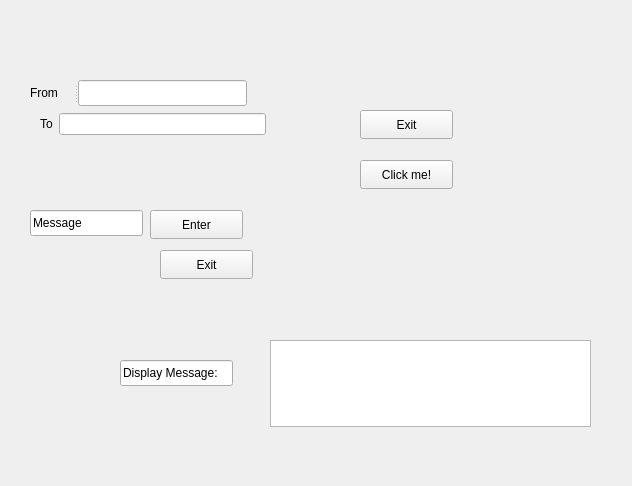
<?xml version="1.0" encoding="UTF-8"?>
<ui version="4.0">
 <class>destination</class>
 <widget class="QWidget" name="destination">
  <property name="geometry">
   <rect>
    <x>0</x>
    <y>0</y>
    <width>632</width>
    <height>486</height>
   </rect>
  </property>
  <property name="windowTitle">
   <string>Form</string>
  </property>
  <widget class="QPushButton" name="pushButton">
   <property name="geometry">
    <rect>
     <x>360</x>
     <y>160</y>
     <width>93</width>
     <height>29</height>
    </rect>
   </property>
   <property name="text">
    <string>Click me!</string>
   </property>
  </widget>
  <widget class="QPushButton" name="pushButton_2">
   <property name="geometry">
    <rect>
     <x>360</x>
     <y>110</y>
     <width>93</width>
     <height>29</height>
    </rect>
   </property>
   <property name="text">
    <string>Exit</string>
   </property>
  </widget>
  <widget class="QSplitter" name="splitter">
   <property name="geometry">
    <rect>
     <x>30</x>
     <y>80</y>
     <width>217</width>
     <height>26</height>
    </rect>
   </property>
   <property name="orientation">
    <enum>Qt::Horizontal</enum>
   </property>
   <widget class="QLabel" name="label">
    <property name="text">
     <string>From</string>
    </property>
   </widget>
   <widget class="QLineEdit" name="lineEdit_From"/>
  </widget>
  <widget class="QWidget" name="layoutWidget">
   <property name="geometry">
    <rect>
     <x>40</x>
     <y>110</y>
     <width>226</width>
     <height>28</height>
    </rect>
   </property>
   <layout class="QHBoxLayout" name="horizontalLayout">
    <item>
     <widget class="QLabel" name="label_2">
      <property name="text">
       <string>To</string>
      </property>
     </widget>
    </item>
    <item>
     <widget class="QLineEdit" name="lineEdit_To"/>
    </item>
   </layout>
  </widget>
  <widget class="QTextEdit" name="textEdit">
   <property name="geometry">
    <rect>
     <x>270</x>
     <y>340</y>
     <width>321</width>
     <height>87</height>
    </rect>
   </property>
  </widget>
  <widget class="QLineEdit" name="lineEdit_display">
   <property name="geometry">
    <rect>
     <x>120</x>
     <y>360</y>
     <width>113</width>
     <height>26</height>
    </rect>
   </property>
   <property name="text">
    <string>Display Message:</string>
   </property>
  </widget>
  <widget class="QPushButton" name="pushButton_3">
   <property name="geometry">
    <rect>
     <x>150</x>
     <y>210</y>
     <width>93</width>
     <height>29</height>
    </rect>
   </property>
   <property name="text">
    <string>Enter</string>
   </property>
  </widget>
  <widget class="QLineEdit" name="lineEdit">
   <property name="geometry">
    <rect>
     <x>30</x>
     <y>210</y>
     <width>113</width>
     <height>26</height>
    </rect>
   </property>
   <property name="text">
    <string>Message</string>
   </property>
  </widget>
  <widget class="QPushButton" name="pushButton_4">
   <property name="geometry">
    <rect>
     <x>160</x>
     <y>250</y>
     <width>93</width>
     <height>29</height>
    </rect>
   </property>
   <property name="text">
    <string>Exit</string>
   </property>
  </widget>
 </widget>
 <resources/>
 <connections/>
</ui>
